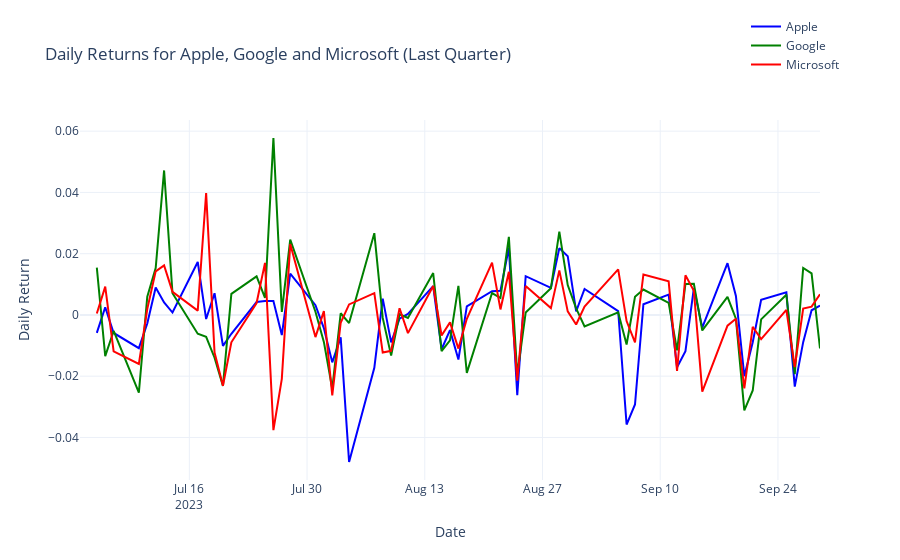

The notebook cell this image was saved under:
### Code cell
# Calculate daily returns
apple_data['Daily_Return'] = apple_data['Adj Close'].pct_change()
google_data['Daily_Return'] = google_data['Adj Close'].pct_change()
microsoft_data['Daily_Return'] = microsoft_data['Adj Close'].pct_change()

# Create a figure to visualize the daily returns
fig = go.Figure()

fig.add_trace(go.Scatter(x=apple_data.index, y=apple_data['Daily_Return'],
                         mode='lines', name='Apple', line=dict(color='blue')))
fig.add_trace(go.Scatter(x=google_data.index, y=google_data['Daily_Return'],
                         mode='lines', name='Google', line=dict(color='green')))
fig.add_trace(go.Scatter(x=microsoft_data.index, y=microsoft_data['Daily_Return'],
                         mode='lines', name='Microsoft', line=dict(color='red')))

fig.update_layout(title='Daily Returns for Apple, Google and Microsoft (Last Quarter)',
                  xaxis_title='Date', yaxis_title='Daily Return',
                  legend=dict(x=0.9, y=1.3))

fig.show()
